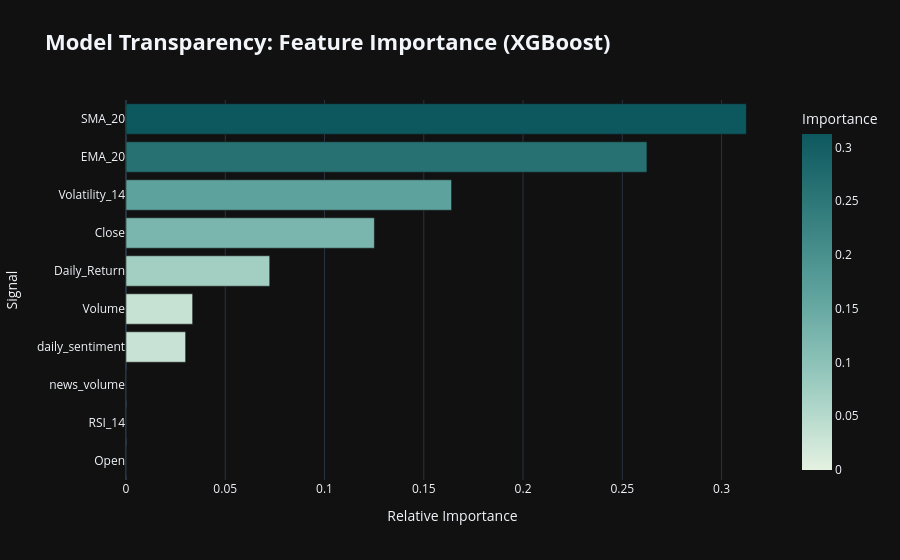

Notebook code for this chart:
### Code cell
# 1. Extract feature importances from our optimized model
importance_df = pd.DataFrame({
    'Feature': features,
    'Importance': best_xgb_model.feature_importances_
}).sort_values(by='Importance', ascending=True)

# 2. Plot a beautiful horizontal bar chart
fig_importance = px.bar(
    importance_df, 
    x='Importance', 
    y='Feature', 
    orientation='h',
    title="<b>Model Transparency: Feature Importance (XGBoost)</b>",
    color='Importance',
    color_continuous_scale='Mint' # Aesthetic green theme for finance
)

fig_importance.update_layout(
    template='plotly_dark', 
    title_font_size=22,
    xaxis_title="Relative Importance",
    yaxis_title="Signal"
)

fig_importance.show()

### Figure 1 — Plotly figure (JSON) as saved in the notebook; plotly's stock layout.template omitted (floating-point values rounded to 4 significant figures)
{"data": [{"hovertemplate": "Importance=%{marker.color}<br>Feature=%{y}<extra></extra>", "legendgroup": "", "marker": {"color": [0.0, 0.0, 0.0, 0.03003, 0.03356, 0.07239, 0.1251, 0.164, 0.2624, 0.3125], "coloraxis": "coloraxis", "pattern": {"shape": ""}}, "name": "", "orientation": "h", "showlegend": false, "textposition": "auto", "type": "bar", "x": [0.0, 0.0, 0.0, 0.03003, 0.03356, 0.07239, 0.1251, 0.164, 0.2624, 0.3125], "xaxis": "x", "y": ["Open", "RSI_14", "news_volume", "daily_sentiment", "Volume", "Daily_Return", "Close", "Volatility_14", "EMA_20", "SMA_20"], "yaxis": "y"}], "layout": {"barmode": "relative", "coloraxis": {"colorbar": {"title": {"text": "Importance"}}, "colorscale": [[0, "rgb(228, 241, 225)"], [0.1667, "rgb(180, 217, 204)"], [0.3333, "rgb(137, 192, 182)"], [0.5, "rgb(99, 166, 160)"], [0.6667, "rgb(68, 140, 138)"], [0.8333, "rgb(40, 114, 116)"], [1, "rgb(13, 88, 95)"]]}, "legend": {"tracegroupgap": 0}, "title": {"font": {"size": 22}, "text": "<b>Model Transparency: Feature Importance (XGBoost)</b>"}, "xaxis": {"anchor": "y", "domain": [0, 1], "title": {"text": "Relative Importance"}}, "yaxis": {"anchor": "x", "domain": [0, 1], "title": {"text": "Signal"}}}}
